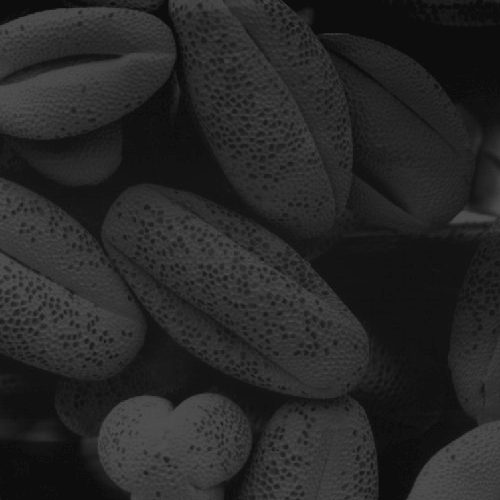
%> input picture dip/数字图像处理/chapter 3/images_ch03/Fig0308(a)(pollen).tif, 500 x 500 px
$ octave DIP_EX3_05.m   (GNU Octave 9; MATLAB toolbox functions it lacks are replaced by stand-ins)
%> lines starting %> are read from the running program, lines starting %| are printed output that depends on the picture
%% 例3.5 直方图均衡化 默认为64
clc
clear
f = imread('.\images_ch03\Fig0308(a)(pollen).tif');
%> f is the input picture: size 500x500 uint8; min 13, max 83, mean 38.7
subplot(121),imshow(f),subplot(122),imhist(f)
ylim('auto')
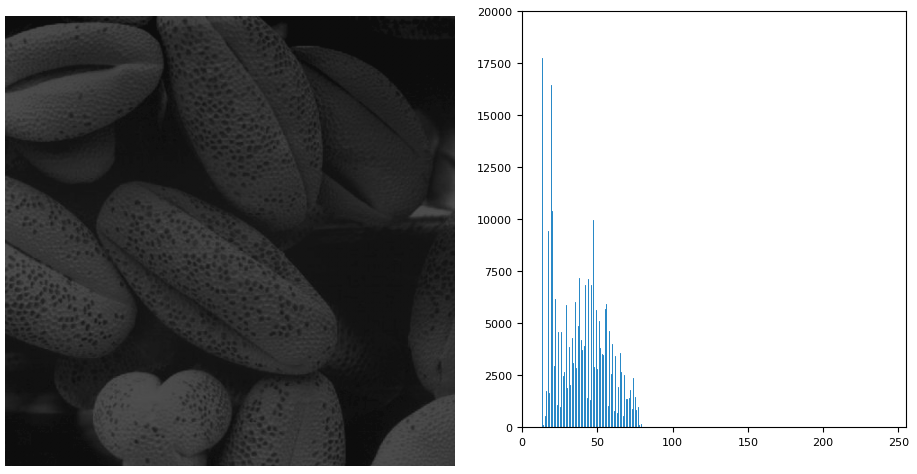
%> figure redrawn from the program's plot data, 2 panels
%imfinfo(f)

g = histeq(f,256);
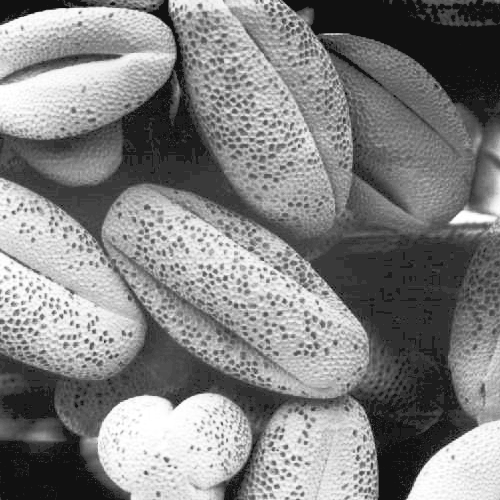
%> g: size 500x500 uint8; min 17, max 255, mean 130.3
figure,subplot(121),imshow(g),subplot(122),imhist(g)
ylim('auto')
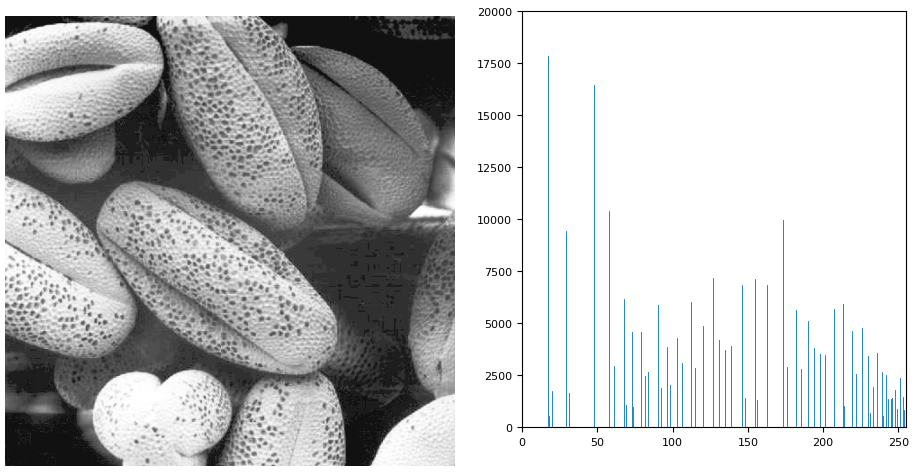
%> figure redrawn from the program's plot data, 2 panels
%imfinfo(g)

g = histeq(f,128);
figure,subplot(121),imshow(g),subplot(122),imhist(g)
ylim('auto')
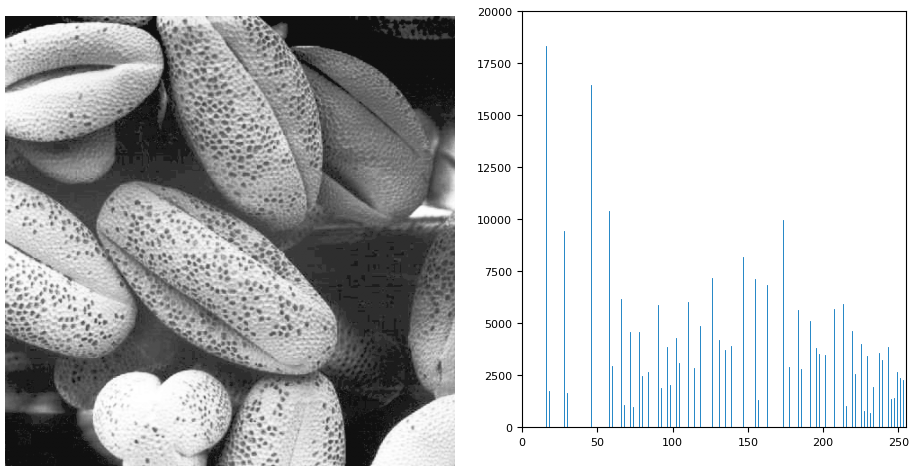
%> figure redrawn from the program's plot data, 2 panels
%imfinfo(g)

g = histeq(f);  % 默认为64
figure,subplot(121),imshow(g),subplot(122),imhist(g)
ylim('auto')
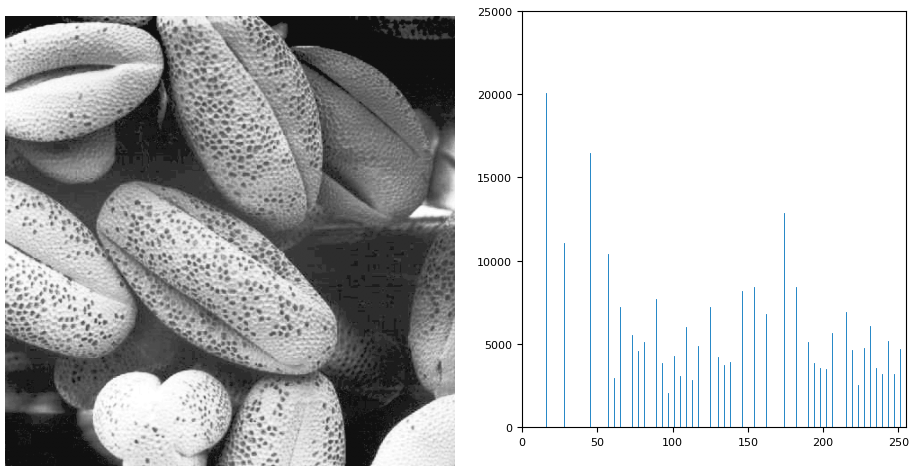
%> figure redrawn from the program's plot data, 2 panels
%imfinfo(g)

g = histeq(f,8);
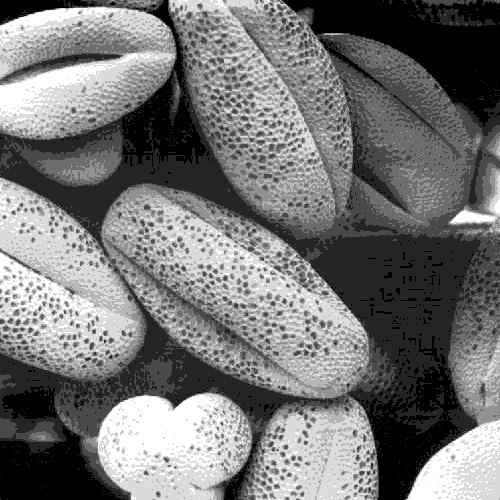
%> g: size 500x500 uint8; min 0, max 255, mean 116.8
figure,subplot(121),imshow(g),subplot(122),imhist(g)
ylim('auto')
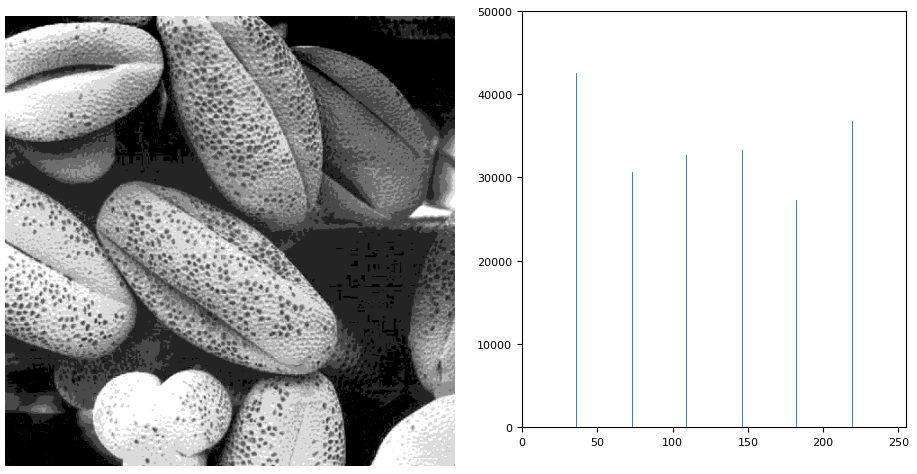
%> figure redrawn from the program's plot data, 2 panels
%imfinfo(g)
